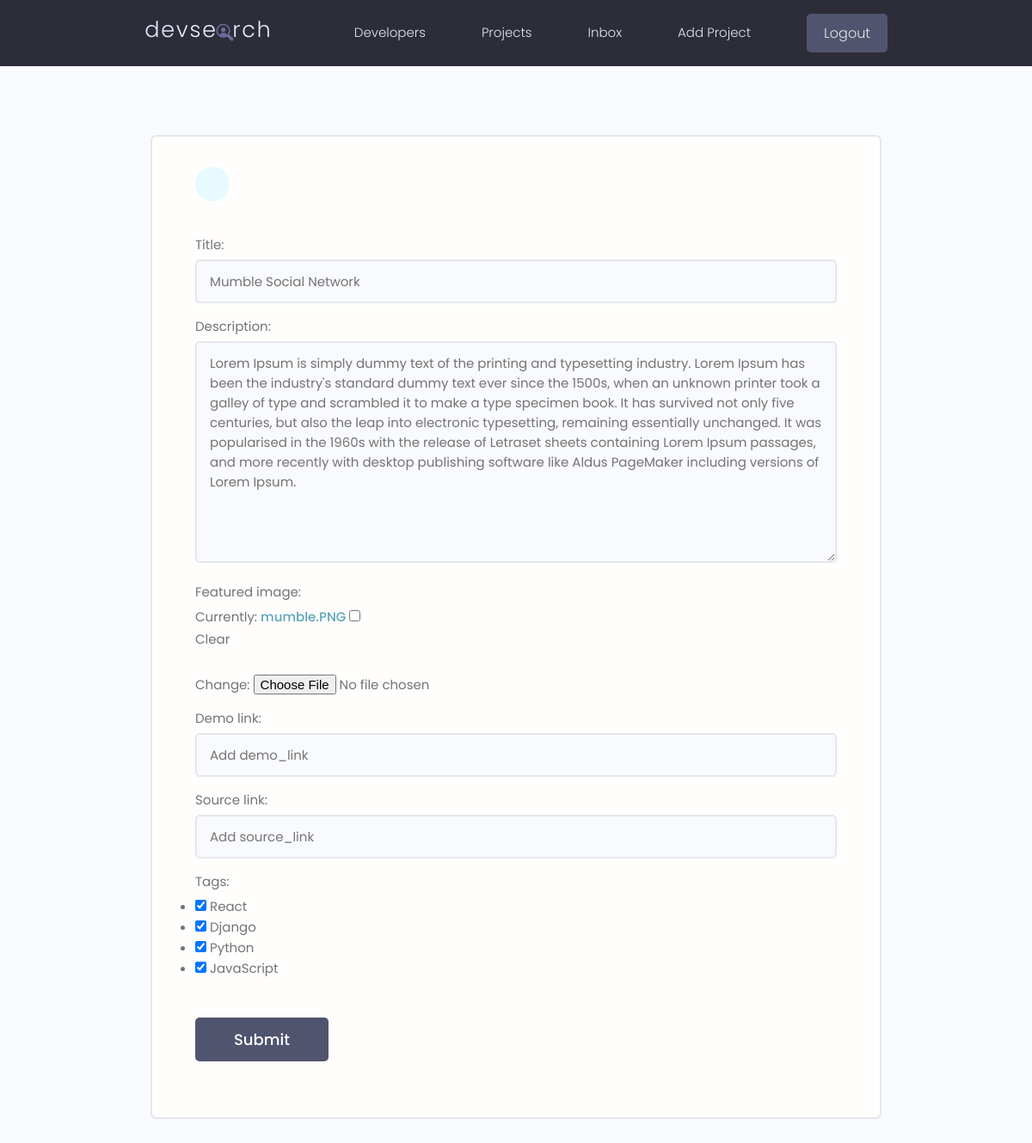
The app's page /projects/update-project/c0b50d3ae0324e8d9b208ff1725ca989/ (signed in), older data.
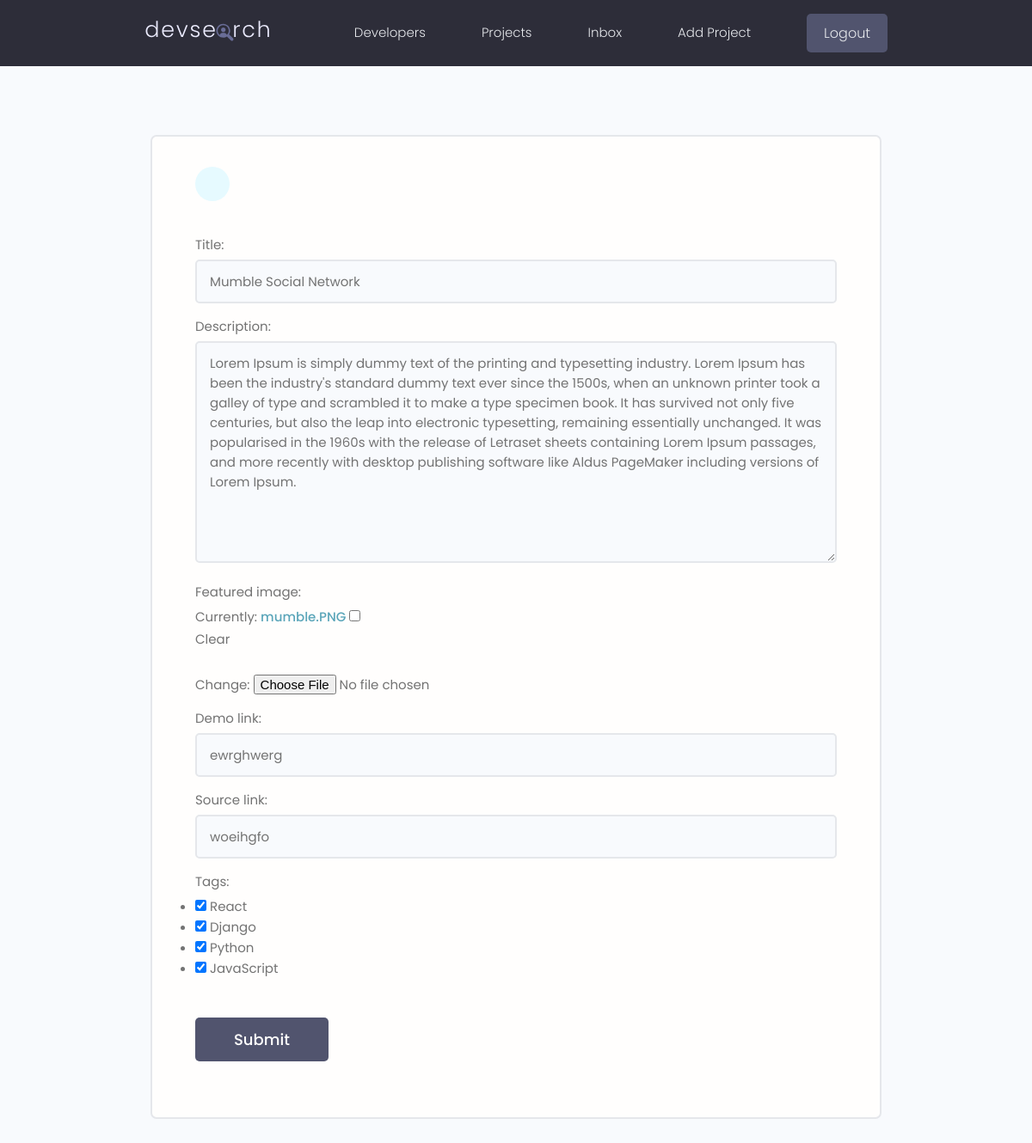
The same page, newer data.
### projects/models.py (models this page shows, shortened)
class Project(models.Model):
    owner = models.ForeignKey(Profile, null=True, blank=True, on_delete=models.SET_NULL)
    title = models.CharField(max_length=200)
    description = models.TextField(blank=True, null=True)
    featured_image = models.ImageField(blank=True, null=True, default="default.jpg")
    demo_link = models.CharField(max_length=2000, null=True, blank=True)
    source_link = models.CharField(max_length=2000, null=True, blank=True)
    tags = models.ManyToManyField('Tag', blank=True, related_name='tags')
    vote_total = models.IntegerField(default=0, null=True, blank=True)
    vote_ratio = models.IntegerField(default=0, null=True, blank=True)
    created = models.DateTimeField(auto_now_add=True)
    id = models.UUIDField(default=uuid.uuid4, unique=True, primary_key=True, editable=False)

### projects/views.py (the view)
# urls.py: path('update-project/<str:pk>/', views.update_project, name='update-project'),
@login_required(login_url='login')
def update_project(request, pk):
    project_obj = Project.objects.get(id=pk)
    form = ProjectForm(instance=project_obj)
    if request.method == 'POST':
        form = ProjectForm(request.POST, request.FILES, instance=project_obj)
        if form.is_valid():
            form.save()
            return redirect('projects')
    context = {
        'form': form
    }
    return render(request, 'projects/project_form.html', context)

### projects/forms.py
class ProjectForm(ModelForm):
    class Meta:
        model = Project
        fields = ['title', 'description', 'featured_image', 'demo_link', 'source_link', 'tags']
        widgets = {
            'tags': forms.CheckboxSelectMultiple(),
        }
    def __init__(self, *args, **kwargs):
        super(ProjectForm, self).__init__(*args, **kwargs)
        for name, field in self.fields.items():
            field.widget.attrs.update({
                'class': 'input',
                'placeholder': 'Add ' + name,
            })

### projects/models.py (called while the page is built)
    def __str__(self):
        return self.name

### projects/templates/projects/project_form.html (shortened to what this page needs)
{% extends 'main.html' %}
{% block content %}
    <main class="formPage my-xl">
        <div class="content-box">
            <div class="formWrapper">
                <a class="backButton" href="{% url 'projects' %}"></a>
                <br>
                <form class="form" method="POST" enctype="multipart/form-data">
                    {% for field in form %}
                      <div class="form__field">
                          <label for="formInput#text">{{ field.label }}: </label>
                          {{ field }}
                      </div>
                    {% endfor %}
                    <input class="btn btn--sub btn--lg  my-md" type="submit" value="Submit" />
                </form>
            </div>
        </div>
    </main>
{% endblock %}

Row changes from the older to the newer data that the page shows:
changed Project "Mumble Social Network": demo_link (not shown) → "ewrghwerg"; source_link (not shown) → "woeihgfo"
